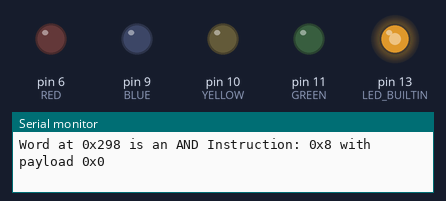
Simulated run of this sketch. Board: Arduino Uno, built with avr-gcc and run on an emulated ATmega328P. Shown: output pins drawn as LEDs (lit = HIGH), the last lines printed to the serial monitor.

Above: at 1.4 s.
At 2.41 s:
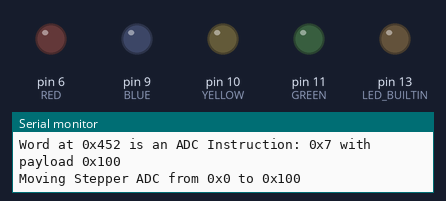
At 18.3 s:
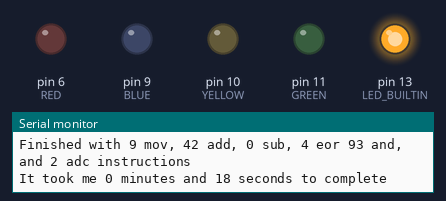
Timing chart, 0 to 19.8 s (numbered marks = the images above):
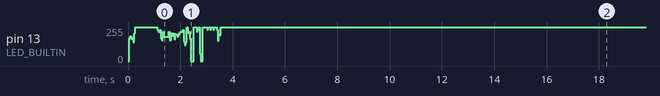

The sketch:

coredump.ino
```cpp
#include <avr/pgmspace.h>
#include <Arduino.h>
#include <avr/io.h>
#include <AccelStepper.h>

#define pgm_read_word_near(address_short) __LPM_word((uint16_t)(address_short))
#define pgm_read_byte_near(address_short) __LPM((uint16_t)(address_short))
#define GREEN 11
#define RED 6
#define BLUE 9
#define YELLOW 10

word    pFlash;
word    pgm_word    =   0;

int     movCount    =   0;
int     addCount    =   0;
int     subCount    =   0;
int     eorCount    =   0;
int     andCount    =   0;
int     adcCount    =   0;

long    millisStart =   0;
long    millisEnd   =   0;

AccelStepper    stepper;
AccelStepper    stepper2(4,7,8,12,13);

void setup () {
    Serial.begin(115200);
    while(!Serial);
    Serial.println("Hi, I am here and ready to communicate.");
    pinMode(GREEN,OUTPUT);
    pinMode(RED,OUTPUT);
    pinMode(BLUE,OUTPUT);
    pinMode(YELLOW,OUTPUT);
    pinMode(LED_BUILTIN,OUTPUT);

    stepper.setMaxSpeed(500);
    stepper.setAcceleration(250);
    stepper2.setMaxSpeed(500);
    stepper2.setAcceleration(250);

    millisStart =   millis();
    for(pFlash=0x0; pFlash<=0x224C; pFlash++) {
        digitalWrite(GREEN,LOW);
        digitalWrite(RED,LOW);
        digitalWrite(BLUE,LOW);
        digitalWrite(YELLOW,LOW);
        digitalWrite(LED_BUILTIN,LOW);
        switch(loadNextWord(pFlash)) {
            case(0):
                pgm_word    =   pgm_read_word_near(pFlash);
                Serial.print("\nWord at 0x");
                Serial.print(pFlash,HEX);
                Serial.print(" is a MOV Instruction: 0x");
                Serial.print(pgm_word>>10,HEX);
                Serial.print(" with payload 0x");
                Serial.print((pgm_word&(~64512)),HEX);
                // moveStepper();
                movCount++;
                // digitalWrite(GREEN,HIGH);
                break;
            case(1):
                pgm_word    =   pgm_read_word_near(pFlash);
                Serial.print("\nWord at 0x");
                Serial.print(pFlash,HEX);
                Serial.print(" is an ADD Instruction: 0x");
                Serial.print(pgm_word>>10,HEX);
                Serial.print(" with payload 0x");
                Serial.print((pgm_word&(~64512)),HEX);
                addCount++;
                // digitalWrite(RED,HIGH);
                break;
            case(2):
                pgm_word    =   pgm_read_word_near(pFlash);
                Serial.print("\nWord at 0x");
                Serial.print(pFlash,HEX);
                Serial.print(" is a SUB Instruction: 0x");
                Serial.print(pgm_word>>10,HEX);
                Serial.print(" with payload 0x");
                Serial.print((pgm_word&(~64512)),HEX);
                subCount++;
                // digitalWrite(BLUE,HIGH);
                break;
            case(3):
                pgm_word    =   pgm_read_word_near(pFlash);
                Serial.print("\nWord at 0x");
                Serial.print(pFlash,HEX);
                Serial.print(" is an EOR Instruction: 0x");
                Serial.print(pgm_word>>10,HEX);
                Serial.print(" with payload 0x");
                Serial.print((pgm_word&(~64512)),HEX);
                eorCount++;
                // digitalWrite(YELLOW,HIGH);
                break;
            case(4):
                pgm_word    =   pgm_read_word_near(pFlash);
                Serial.print("\nWord at 0x");
                Serial.print(pFlash,HEX);
                Serial.print(" is an AND Instruction: 0x");
                Serial.print(pgm_word>>10,HEX);
                Serial.print(" with payload 0x");
                Serial.print((pgm_word&(~64512)),HEX);
                andCount++;
                break;
            case(5):
                pgm_word    =   pgm_read_word_near(pFlash);
                Serial.print("\nWord at 0x");
                Serial.print(pFlash,HEX);
                Serial.print(" is an ADC Instruction: 0x");
                Serial.print(pgm_word>>10,HEX);
                Serial.print(" with payload 0x");
                Serial.print((pgm_word&(~64512)),HEX);

                Serial.print("\nMoving Stepper ADC from 0x");
                Serial.print(stepper2.currentPosition(),HEX);
                Serial.print(" to 0x");
                Serial.print((pgm_word&(~64512)),HEX);
                // stepper2.runToNewPosition((pgm_word&(~64512)));
                delay(100);

                adcCount++;
                break;
            default:
                digitalWrite(LED_BUILTIN,HIGH);
                break;
        }
        delay(2);
    }
    millisEnd   =   millis();
    Serial.println("\nFinished Crawling");
    Serial.print("Finished with ");
    Serial.print(movCount);
    Serial.print(" mov, ");
    Serial.print(addCount);
    Serial.print(" add, ");
    Serial.print(subCount);
    Serial.print(" sub, ");
    Serial.print(eorCount);
    Serial.print(" eor ");
    Serial.print(andCount);
    Serial.print(" and, and ");
    Serial.print(adcCount);
    Serial.print(" adc instructions\n");
    convertMillis((millisEnd-millisStart));
}

void loop() {
}

void moveStepper() {
    Serial.print("\nMoving Stepper MOV from 0x");
    Serial.print(stepper.currentPosition(),HEX);
    Serial.print(" to 0x");
    Serial.print((pgm_word&(~64512)),HEX);
    stepper.runToNewPosition((pgm_word&(~64512)));
    delay(100);
}

void convertMillis(long __millis) {
    long    __secs  =   __millis/1000;
    int     __min   =   __secs/60;
    __secs          %=  60;

    Serial.print("It took me ");
    Serial.print(__min);
    Serial.print(" minutes and ");
    Serial.print(__secs);
    Serial.print(" seconds to complete\n");
}
```

xor_instruct.ino
```cpp
static  byte    movCheck    =   0b00101100;
static  byte    addCheck    =   0b00001100;
static  byte    subCheck    =   0b00011000;
static  byte    eorCheck    =   0b00100100;
static  byte    andCheck    =   0b00100000;
static  byte    adcCheck    =   0b00011100;

byte checkForMovInstruction(word __local) {
    byte    movCheck                =   0b00101100;
    byte    __localInstructionPart  =   __local>>8;
            __localInstructionPart  &=  0b11111100;

    byte    returnInstruction       =   __localInstructionPart ^ movCheck;

    return returnInstruction;
}

byte checkForInstruction(word __local) {
    byte    __localInstructionPart  =   __local>>8;
            __localInstructionPart  &=  ~(1<<0);
            __localInstructionPart  &=  ~(1<<1);

    if((__localInstructionPart^movCheck) == 0) {
        return 0;
    } else if((__localInstructionPart^addCheck) == 0) {
        return 1;
    } else if((__localInstructionPart^subCheck) == 0) {
        return 2;
    } else if((__localInstructionPart^eorCheck) == 0) {
        return 3;
    } else if((__localInstructionPart^andCheck) == 0) {
        return 4;
    } else if((__localInstructionPart^adcCheck) == 0) {
        return 5;
    }

    return 6;
}

byte loadNextWord(word __pFlash) {
    word    __pgmWord           =   pgm_read_word_near(__pFlash);

    byte    __nextInstruction   =   checkForInstruction(__pgmWord);

    return __nextInstruction;
}
```
